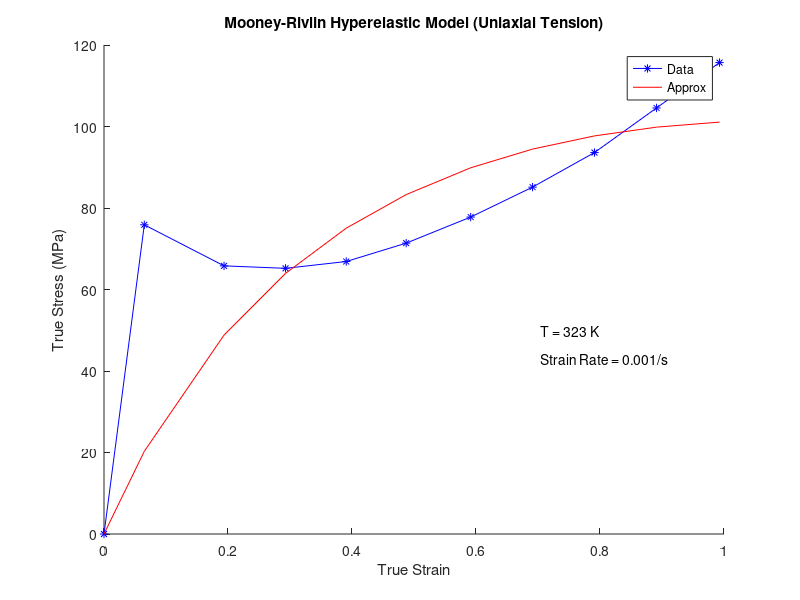

The MATLAB script that drew this image: (Note: this script raises an error after producing the figure.)
%Mooney Rivlen
%Experimental Data for Duan Figure 1
%Temperature: 323 K
%Strain Rate: 0.001/s
Data_1= [0        0
         0.0650   75.8767
         0.1936   65.8009
         0.2928   65.1989
         0.3907   66.8687
         0.4874   71.3780
         0.5914   77.7775
         0.6912   85.1249
         0.7911   93.6079
         0.8912  104.5513
         0.9928  115.6836]; 

%Mooney-Rivlen hyperelastic model
x_data = Data_1(:,1);
y_data = Data_1(:,2);

%Coefficients were chosen to provide best fit
% for transverse data from curve fitting app on matlab
disp('The Material Coefficients are:')
C1 = -31.14
C2 = 90.09

F = zeros(3);
P = 0;
Stress = zeros(length(Data_1),1);

for i = 1:length(Data_1)
lambda = sqrt(2*Data_1(i,1) + 1);

% F(1,1) = lambda;
% F(2,2) = 1/sqrt(lambda);
% F(3,3) = 1/sqrt(lambda);
% 
% C = F'*F;
% 
% B = F*F';
% 
% I_1 = trace(C);
% 
% I_2 = 2*lambda + 1/(lambda^2);
% 
% I_3 = det(C);

%p = (-2*C1/lambda) - 2*lambda*C2 - (2*C2)/(lambda^2);

Stress(i,1) = 2*C1*(lambda^2 - (1/lambda)) + 2*C2*(lambda - (1/lambda^2));
end

figure
title('Mooney-Rivlin Hyperelastic Model (Uniaxial Tension)')
xlabel('True Strain')
ylabel('True Stress (MPa)')
hold on
plot(Data_1(:,1), Data_1(:,2),'b-*')
hold on
plot(Data_1(:,1),Stress(:,1),'r')
hold on
txt1 = ' T = 323 K';
text(0.7,50,txt1)
txt2 = ' Strain Rate = 0.001/s';
text(0.7,43,txt2)
legend('Data','Approx')

%Experimental Data  
exp_data = Data_1(:,2);

%Function for R^2
[r2 rmse] = rsquare(exp_data,Stress)

s1 = 'R^2 = ';
s2 = num2str(r2);
s = strcat(s1,s2)
text(0.7,36, s ,'FontSize',10)